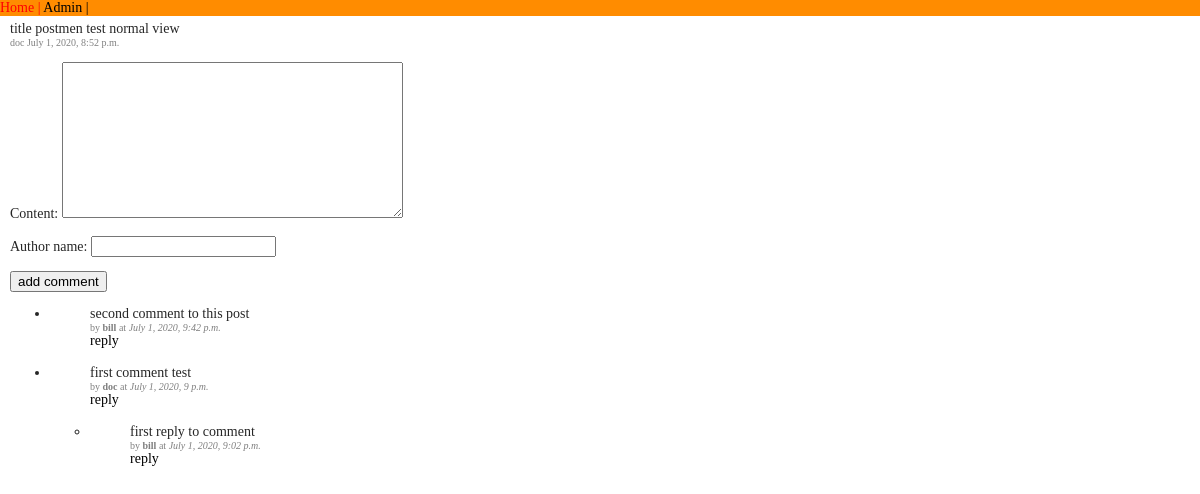
The app's page /comments/1/ with its own data.
### main/models.py (models this page shows, shortened)
class Post(models.Model):
    title = models.CharField(max_length=120)
    link = models.URLField()
    creation_date = models.DateTimeField(auto_now_add=True,
                                         db_index=True)
    author_name = models.CharField(max_length=60)
    amount_of_upvotes = models.IntegerField(default=0)
    class Meta:
        ordering = ('-creation_date',)

class Comment(models.Model):
    author_name = models.CharField(max_length=60)
    content = models.TextField()
    creation_date = models.DateTimeField(auto_now_add=True)
    post_id = models.ForeignKey('Post',
                                related_name='comments',
                                on_delete=models.CASCADE)
    parent = models.ForeignKey('self',
                               null=True,
                               blank=True,
                               related_name='replies',
                               on_delete=models.CASCADE)
    class Meta:
        ordering = ('-creation_date',)

### main/views.py (the view)
# urls.py: path('comments/', CommentsView.as_view()),
def comments(request, post_id):
    post = Post.objects.get(pk=post_id)
    comments = Comment.objects.filter(post_id=post_id)
    if request.method == 'POST':
        form = CommentAddForm(request.POST)
        if form.is_valid():
            comment = form.save(commit=False)
            comment.post_id = post
            comment.save()
            return redirect('comments', post_id=post_id)
    else:
        form = CommentAddForm()
    context = {'comments': comments,
               'form': form,
               'post': post}
    return render(request, 'comments.html', context)

### main/forms.py
class CommentAddForm(forms.ModelForm):
    class Meta:
        model = Comment
        fields = ('content', 'author_name')

### main/templates/comments.html (shortened to what this page needs)
{% extends "base.html" %}
{% block content %}
<div>
	<div class="title">
		{{ post.title }}<br>
		<div class="date">{{ post.author_name }}
			{{ post.creation_date }}</div>
	</div>
	<form method='post'>
	{{ form.as_p }}
	<input type="submit" name="comment" id="comment" value="add comment">
	</form>
	<div>
	<ul>
	{% for comment in comments %}
	{% if not comment.parent %}
		<li>{% include 'comment.html' %}</li>
	{% endif %}
	{% endfor %}
	</ul>
	</div>
</div>
{% endblock content %}

### main/templates/comment.html
<div>
	<ul>
	<div>
		{{ comment.content }}<br>
		<div class="date">
			by <b>{{ comment.author_name }}</b> at <i>{{ comment.creation_date }}</i><br>
		</div>
		<a href="{% url 'add_reply' comment_id=comment.pk %}">reply</a>
	</div><br>
	{% if comment.replies %}
		{% for comment in comment.replies.all %}
		<li>		{% include 'comment.html' %}</li>
		{% endfor %}
	{% endif %}
	</ul>
</div>

### main/static/main/style.css (style rules this page uses)
body { padding: 0; margin: 0; font-size: 14px; }
div { color: #262626; }
div a { text-decoration: none; color: black; }
.title { color: #262626; }
.date { font-size: 10px; color: grey; }

### records on screen
Post: title "title postmen test normal view", author_name "doc", creation_date "July 1, 2020, 8:52 p.m."
Comment: content "second comment to this post", author_name "bill", creation_date "July 1, 2020, 9:42 p.m."
Comment: content "first comment test", author_name "doc", creation_date "July 1, 2020, 9 p.m."
Comment: content "first reply to comment", author_name "bill", creation_date "July 1, 2020, 9:02 p.m."
